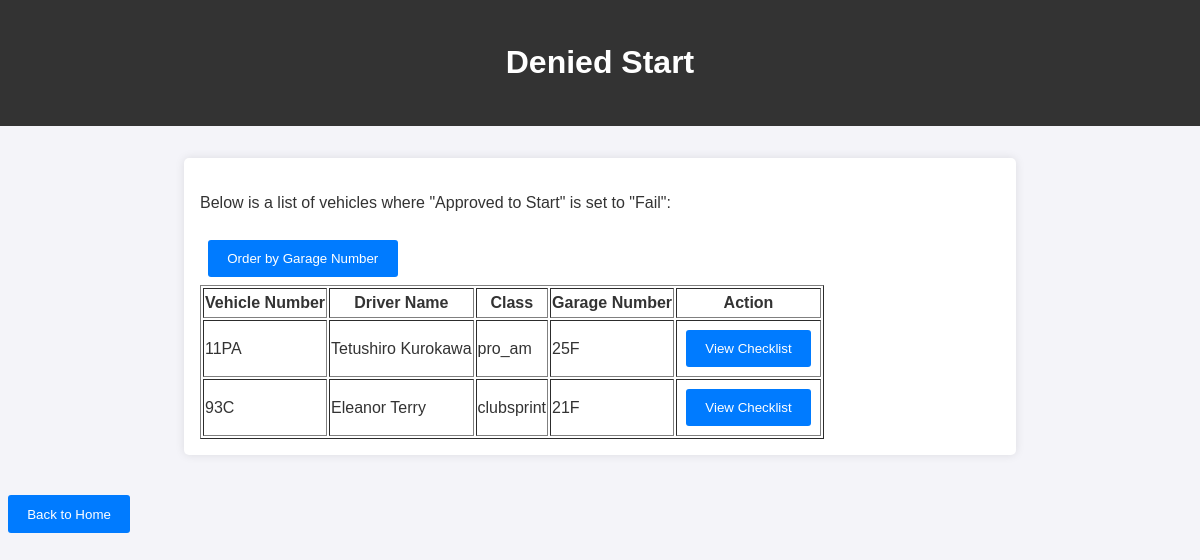
The page /denied_start (signed in) on the database its author committed.
### models.py (models this page shows)
class Entry(db.Model):
    __tablename__ = 'entries'
    id = db.Column(db.Integer, primary_key=True)  # Unique ID for each entry
    vehicle_number = db.Column(db.String(5), nullable=False)
    vehicle_make = db.Column(db.String(255), nullable=False)
    vehicle_model = db.Column(db.String(255), nullable=False)
    vehicle_type = db.Column(db.String(2), nullable=False, default='W')
    garage_number = db.Column(db.String(255), nullable=True)
    log_book_number = db.Column(db.String(255), nullable=True)
    licence_number = db.Column(db.String(255), nullable=False, default='000000')
    driver_name = db.Column(db.String(255), nullable=False)
    team_name = db.Column(db.String(255), nullable=True)
    class_type = db.Column(db.String(255), nullable=True)  # Renamed from 'class'
    Inspection_report = db.Column(db.Boolean, nullable=False, default=False)
    approved_to_start = db.Column(db.Boolean, nullable=False, default=False)
    failed_items = db.Column(db.Boolean, nullable=False, default=False)
    inspection_checklist = db.relationship('InspectionChecklist', backref='entry', lazy=True)

### app.py (the view)
@app.route('/denied_start')
@login_required
def denied_start():
    order_by = request.args.get('order_by', 'vehicle_number')
    if order_by == 'garage_number':
        order_column = func.cast(
            func.substr(
                Entry.garage_number,
                1,
                func.instr(Entry.garage_number + 'A', 'A') - 1
            ),
            Integer
        )
    else:
        order_column = func.cast(
            func.substr(
                Entry.vehicle_number,
                1,
                func.instr(Entry.vehicle_number + 'A', 'A') - 1
            ),
            Integer
        )
    items = db.session.query(
        Entry.id.label('entry_id'),
        Entry.vehicle_number,
        Entry.driver_name,
        Entry.class_type,
        Entry.garage_number
    ).join(InspectionChecklist, Entry.id == InspectionChecklist.entry_id) \
     .join(InspectionItem, InspectionChecklist.id == InspectionItem.checklist_id) \
     .filter(InspectionItem.item_name == "Approved to Start") \
     .filter(InspectionItem.status == "Fail") \
     .order_by(order_column).all()
    return render_template('denied_start.html', items=items, order_by=order_by)

### app.py (called while the page is built)
@login_manager.user_loader
def load_user(user_id):
    return User.query.get(int(user_id))  # Fetch user by ID

@app.before_request
def enable_foreign_keys():
    if 'sqlite' in SQLALCHEMY_DATABASE_URI:
        with db.engine.connect() as connection:
            connection.execute(text("PRAGMA foreign_keys=ON"))

### templates/denied_start.html (shortened to what this page needs)
<!DOCTYPE html>
<html lang="en">
<head>
  <link rel="stylesheet" href="{{ url_for('static', filename='styles.css') }}">
</head>
<body>
  <header>
    <h1>Denied Start</h1>
  </header>
  <section>
    <p>Below is a list of vehicles where "Approved to Start" is set to "Fail":</p>
    <button onclick="window.location.href='?order_by={{ 'garage_number' if order_by == 'vehicle_number' else 'vehicle_number' }}'">
      Order by {{ 'Garage Number' if order_by == 'vehicle_number' else 'Vehicle Number' }}
    </button>
    <table border="1">
      <thead>
        <tr>
          <th>Vehicle Number</th>
          <th>Driver Name</th>
          <th>Class</th>
          <th>Garage Number</th>
          <th>Action</th>
        </tr>
      </thead>
      <tbody>
        {% for item in items %}
        <tr>
          <td>{{ item.vehicle_number }}</td>
          <td>{{ item.driver_name }}</td>
          <td>{{ item.class_type }}</td>
          <td>{{ item.garage_number or "Not Assigned" }}</td>
          <td>
            <form action="/view_checklist" method="POST" style="display:inline;">
              <button type="submit">View Checklist</button>
            </form>
          </td>
        </tr>
        {% endfor %}
      </tbody>
    </table>
  </section>
  <button onclick="window.location.href='/'">Back to Home</button>
</body>
</html>

### static/styles.css (style rules this page uses)
body { font-family: Arial, sans-serif; line-height: 1.6; margin: 0; padding: 0; background-color: #f4f4f9; color: #333; }
header { background: #333; color: #fff; padding: 1rem 0; text-align: center; }
section { margin: 2rem auto; padding: 1rem; max-width: 800px; background: #fff; box-shadow: 0 0 10px rgba(0, 0, 0, 0.1); border-radius: 5px; }
button { margin: 0.5rem; padding: 0.7rem 1.2rem; background: #007BFF; border: none; color: white; border-radius: 3px; cursor: pointer; }

### rows shown on the page
Entry: vehicle_number "11PA", driver_name "Tetushiro Kurokawa", class_type "pro_am", garage_number "25F"
Entry: vehicle_number "93C", driver_name "Eleanor Terry", class_type "clubsprint", garage_number "21F"

### other values the page prints
{{ 'Garage Number' if order_by == 'vehicle_number' else 'Vehicle Number' }} "Garage Number"
